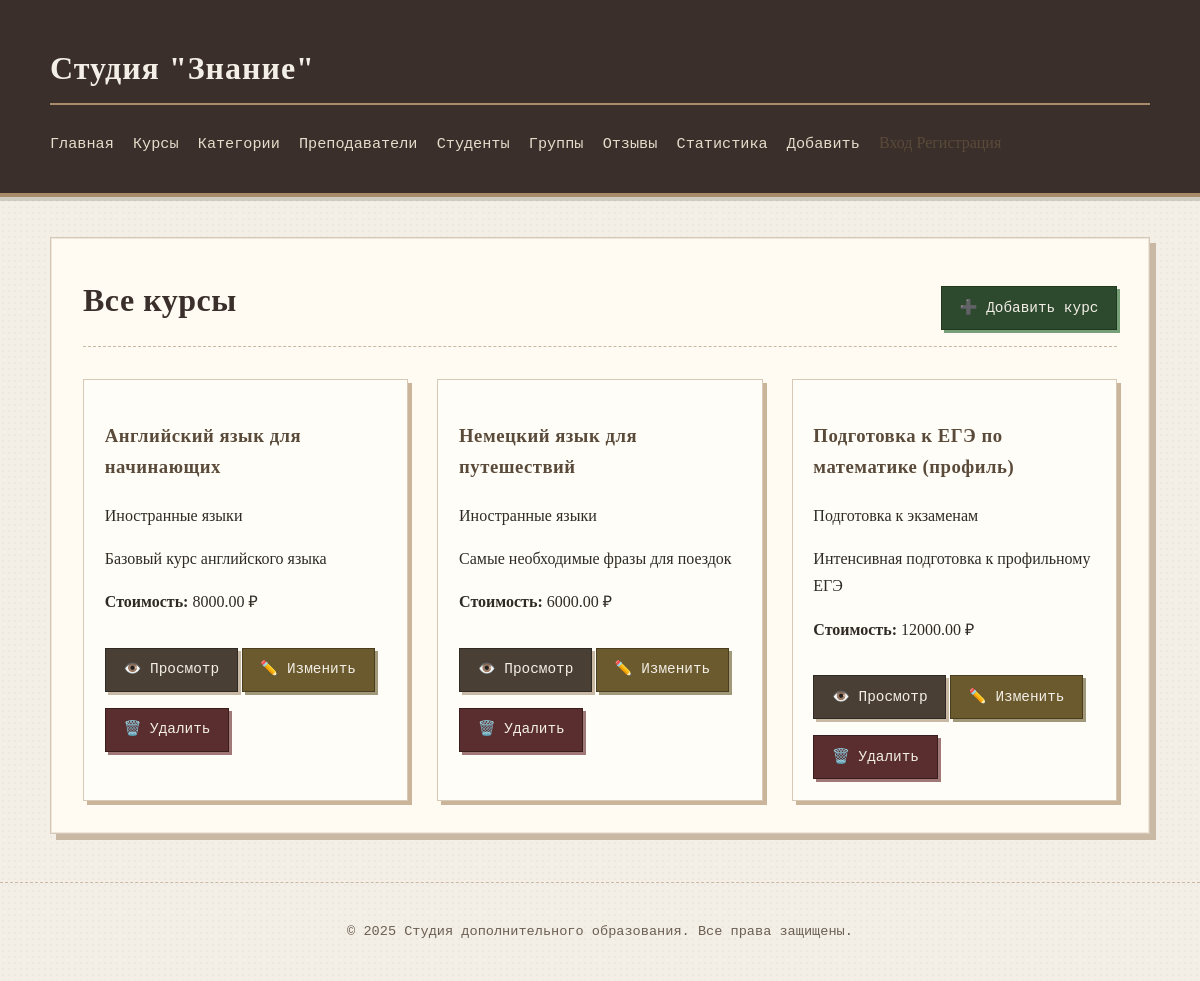
The page /education/courses/ on the database its author committed.
### education/models.py (models this page shows, shortened)
class Course(models.Model):
    class Status(models.IntegerChoices):
        DRAFT = 0, 'Черновик'
        PUBLISHED = 1, 'Опубликован'
    category = models.ForeignKey(
        Category,
        on_delete=models.SET_NULL,
        null=True,
        related_name='courses',
        verbose_name="Категория"
    )
    title = models.CharField(max_length=100, verbose_name="Название")
    slug = models.SlugField(max_length=100, unique=True, db_index=True, verbose_name="URL")
    description = models.TextField(verbose_name="Краткое описание")
    full_description = models.TextField(blank=True, verbose_name="Полное описание")
    duration_hours = models.IntegerField(verbose_name="Длительность (часы)")
    price = models.DecimalField(max_digits=10, decimal_places=2, verbose_name="Стоимость")
    status = models.IntegerField(
        choices=Status.choices,
        default=Status.DRAFT,
        verbose_name="Статус"
    )
    time_create = models.DateTimeField(auto_now_add=True, verbose_name="Дата создания")
    time_update = models.DateTimeField(auto_now=True, verbose_name="Дата изменения")
    class Meta:
        db_table = 'courses'
        verbose_name = 'Курс'
        verbose_name_plural = 'Курсы'
        ordering = ['-time_create']
    def get_absolute_url(self):
        return reverse('course-detail-slug', kwargs={'course_slug': self.slug})

class Category(models.Model):
    name = models.CharField(max_length=100, verbose_name="Название категории", unique=True)
    slug = models.SlugField(max_length=100, unique=True, db_index=True, verbose_name="URL")
    description = models.TextField(blank=True, verbose_name="Описание категории")
    class Meta:
        db_table = 'categories'
        verbose_name = 'Категория'
        verbose_name_plural = 'Категории'
        ordering = ['name']

### education/views.py (the view)
# urls.py: path('courses/', views.courses_list, name='courses-list'),
def courses_list(request):
    courses = Course.published.all().select_related('category').order_by('title')
    category_slug = request.GET.get('category')
    if category_slug:
        courses = courses.filter(category__slug=category_slug)
    data = {
        'title': 'Все курсы',
        'courses': courses,
        'categories': Category.objects.all(),
    }
    return render(request, 'education/courses_list.html', data)

### education/models.py (called while the page is built)
    def get_queryset(self):
        return super().get_queryset().filter(status=Course.Status.PUBLISHED)

### education/templates/education/courses_list.html (shortened to what this page needs)
{% extends 'base.html' %}
{% block content %}
    <div class="page-header">
        <h1>{{ title }}</h1>
        <a href="{% url 'course-create' %}" class="btn btn-success">➕ Добавить курс</a>
    </div>
    {% if courses %}
    <div class="course-grid">
        {% for course in courses %}
        <div class="course-card">
            <h3>
                <a href="{{ course.get_absolute_url }}">{{ course.title }}</a>
            </h3>
            <p class="category">{{ course.category.name }}</p>
            <p>{{ course.description|truncatewords:20 }}</p>
            <p><strong>Стоимость:</strong> {{ course.price }} ₽</p>
            <div class="course-actions">
                <a href="{{ course.get_absolute_url }}" class="btn">👁️ Просмотр</a>
                <a href="{% url 'course-update' course.slug %}" class="btn btn-edit">✏️ Изменить</a>
                <a href="{% url 'course-delete' course.slug %}" class="btn btn-danger">🗑️ Удалить</a>
            </div>
        </div>
        {% endfor %}
    </div>
    {% else %}
    <p>Курсы пока не добавлены.</p>
    <a href="{% url 'course-create' %}" class="btn btn-success">➕ Создать первый курс</a>
    {% endif %}
{% endblock %}

### education/static/education/css/styles.css (style rules this page uses)
body { font-family: "Georgia", "Times New Roman", serif; line-height: 1.7; margin: 0; padding: 0; background-color: #f3efe6; color: #2f2a24; background-image: radial-gradient(rgba(0,0,0,0.03) 1px, transparent 1px); background-size: 6px 6px; }
.course-grid { display: grid; grid-template-columns: repeat(auto-fill, minmax(280px, 1fr)); gap: 1.8rem; margin-top: 2rem; }
.course-card { background: #fffdf7; border: 1px solid #d8c9b6; padding: 1.3rem; box-shadow: 4px 4px 0 #cbb59a; transition: transform 0.15s ease, box-shadow 0.15s ease; }
.btn { display: inline-block; background-color: #4a3f35; color: #f3efe6; padding: 0.55rem 1.1rem; text-decoration: none; border: 1px solid #2f2a24; font-family: "Courier New", monospace; font-size: 0.9rem; margin-top: 1rem; box-shadow: 3px 3px 0 #c9b8a3; transition: all 0.15s ease; }
h1, h2, h3, h4, h5, h6 { font-family: "Georgia", "Times New Roman", serif; font-weight: 600; color: #3a2f2a; letter-spacing: 0.5px; }
h1 { border-bottom: 2px solid #a78b6a; padding-bottom: 0.5rem; margin-bottom: 1.5rem; }
.page-header { display: flex; justify-content: space-between; align-items: center; margin-bottom: 2rem; border-bottom: 1px dashed #c9b8a3; padding-bottom: 1rem; }
.page-header h1 { border-bottom: none; margin: 0; padding: 0; }
.btn-danger { background-color: #5a2e2e; color: #f3efe6; border-color: #3a1e1e; box-shadow: 3px 3px 0 #a07878; }
.btn-success { background-color: #2e4a2e; color: #f3efe6; border-color: #1e3a1e; box-shadow: 3px 3px 0 #78a078; }
.btn-edit { background-color: #6b5a2e; color: #f3efe6; border-color: #4a3e1e; box-shadow: 3px 3px 0 #a09878; }
a { color: #5a4a3a; text-decoration: none; transition: all 0.15s ease; }

### rows shown on the page
Course: title "Английский язык для начинающих", category.name "Иностранные языки", description "Базовый курс английского языка", price "8000.00"
Course: title "Немецкий язык для путешествий", category.name "Иностранные языки", description "Самые необходимые фразы для поездок", price "6000.00"
Course: title "Подготовка к ЕГЭ по математике (профиль)", category.name "Подготовка к экзаменам", description "Интенсивная подготовка к профильному ЕГЭ", price "12000.00"

### other values the page prints
{{ title }} "Все курсы"
